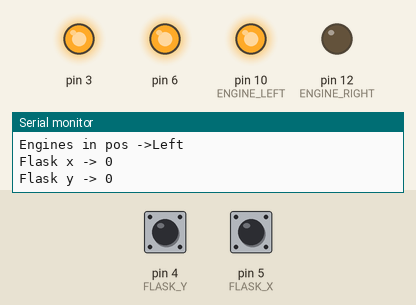
Simulated run of this program. Board: Arduino Nano, built with avr-gcc and run on an emulated ATmega328P. Parts: output pins drawn as LEDs (lit = HIGH), the last lines printed to the serial monitor. Dashed ring = blinking. Inputs (shaded band) come from the test bench; at power-on: pin 4 (FLASK_Y) LOW, pin 5 (FLASK_X) LOW.

Above: at 1.2 s.
1.3 s: pin 4 (FLASK_Y) driven HIGH
At 1.8 s:
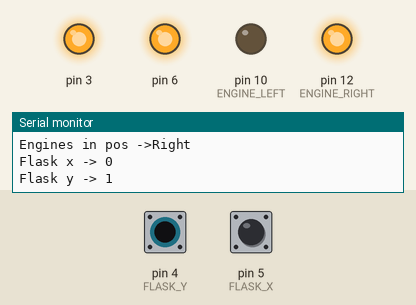
2.9 s: pin 5 (FLASK_X) driven HIGH
At 4.3 s:
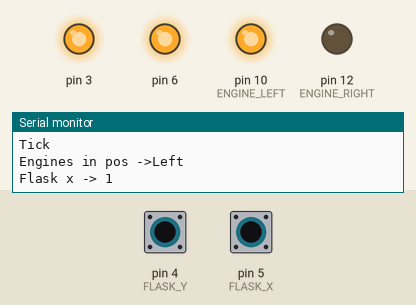
5.9 s: pin 5 (FLASK_X) driven LOW
At 7.2 s:
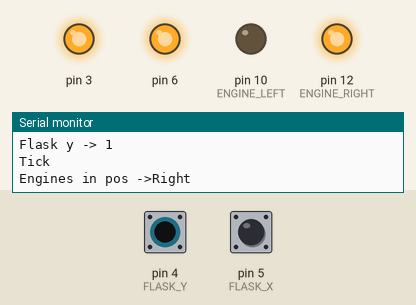
7.5 s: pin 4 (FLASK_Y) driven LOW
At 8.6 s:
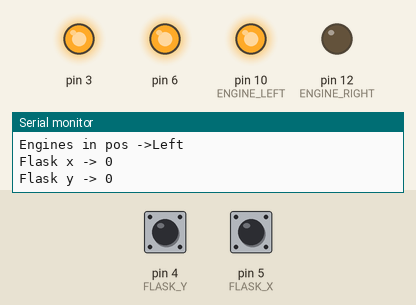
10.5 s: pin 4 (FLASK_Y) pulsed HIGH 2 times (0.12 s each, 0.3 s apart)
At 10.85 s:
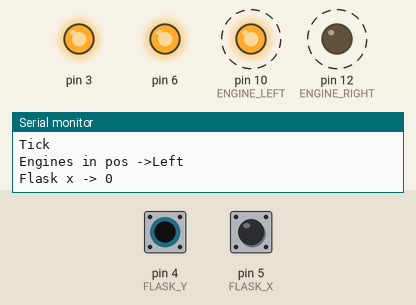
14.1 s: pin 5 (FLASK_X) pulsed HIGH 5 times (0.12 s each, 0.3 s apart)
At 16.6 s:
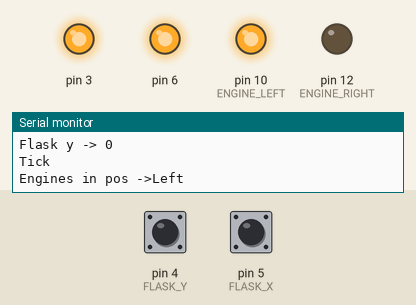
Timing chart, 0 to 18.1 s (numbered marks = the images above; inputs shaded):
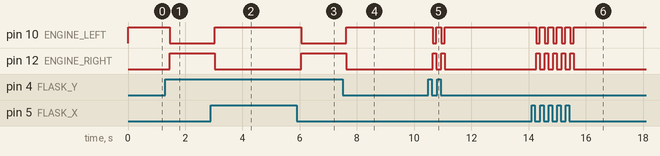

The program:

main.cpp
```cpp
#include <Arduino.h>

// Pins definations
#define FLASK_X       5
#define FLASK_Y       4
#define ENGINE_LEFT  10
#define ENGINE_RIGHT 12


#define LEFT          0
#define RIGHT         1
#define DOWN          0
#define UP            1

// Update flasks rate
#define TICK         10
#define DEBUG         1

#if DEBUG == 1
    #define println(x) Serial.println(x)
    #define print(x) Serial.print(x)
#else
    #define println(x)
    #define print(x)
#endif

enum class Direction{ No, Left, Right, _count };
Direction EngineDirection = Direction::No;

int xFlask = LEFT;
int yFlask = DOWN;

void setEngineDirection(Direction dir)
{
    print("Engines in pos ->");

    switch (dir)
    {
    case Direction::Left:
        digitalWrite(ENGINE_LEFT, HIGH);
        digitalWrite(ENGINE_RIGHT, LOW);
        println("Left");
        break;

    case Direction::Right:
        digitalWrite(ENGINE_LEFT, LOW);
        digitalWrite(ENGINE_RIGHT, HIGH);
        println("Right");
        break;

    case Direction::No:
        digitalWrite(ENGINE_LEFT, LOW);
        digitalWrite(ENGINE_RIGHT, LOW);
        println("No");
        break;
    }
}


Direction getDirectionFromFlasks()
{
    if (xFlask == LEFT && yFlask == DOWN) {
        return Direction::Left;
    }
    else if (xFlask == LEFT && yFlask == UP) {
        return Direction::Right;
    }
    else if (xFlask == RIGHT && yFlask == DOWN) {
        return Direction::Right;
    }
    else if (xFlask == RIGHT && yFlask == UP) {
        return Direction::Left;
    }
    return Direction::No;
}

void setup()
{
    pinMode(ENGINE_LEFT, OUTPUT);
    pinMode(ENGINE_RIGHT, OUTPUT);
    pinMode(FLASK_X, INPUT);
    pinMode(FLASK_Y, INPUT);
    pinMode(FLASK_Y-1, OUTPUT);
    digitalWrite(FLASK_Y-1, HIGH);
    pinMode(FLASK_X+1, OUTPUT);
    digitalWrite(FLASK_X+1, HIGH);

#if DEBUG == 1
    Serial.begin(9600);
#endif
}


uint32_t timer = 0;
int xPrev = xFlask;
int yPrev = yPrev;
void tick()
{
    int x = digitalRead(FLASK_X);
    int y = digitalRead(FLASK_Y);

    print("Flask x -> ");
    println(x);
    print("Flask y -> ");
    println(y);

    if (millis() - timer >= TICK){

        if (xPrev == x) xFlask = x;
        if (yPrev == y) yFlask = y;

        timer = millis();

        println("Tick");
    }

    xPrev = x;
    yPrev = y;
}

void loop()
{
    tick();

    EngineDirection = getDirectionFromFlasks();
    setEngineDirection(EngineDirection);
}
```

Measured:
- after the input at 1.3 s, pin 10 (ENGINE_LEFT): HIGH → LOW after 0.16 s; pin 12 (ENGINE_RIGHT): LOW → HIGH after 0.16 s
- after the input at 2.9 s, pin 10 (ENGINE_LEFT): LOW → HIGH after 0.13 s; pin 12 (ENGINE_RIGHT): HIGH → LOW after 0.13 s
- after the input at 5.9 s, pin 10 (ENGINE_LEFT): HIGH → LOW after 0.15 s; pin 12 (ENGINE_RIGHT): LOW → HIGH after 0.15 s
- after the input at 7.5 s, pin 10 (ENGINE_LEFT): LOW → HIGH after 0.12 s; pin 12 (ENGINE_RIGHT): HIGH → LOW after 0.12 s
- after the input at 10.5 s, pin 10 (ENGINE_LEFT): alternates HIGH for 0.18 s and LOW for 0.12 s, 4 changes in all, then stays HIGH, starting after 0.14 s; pin 12 (ENGINE_RIGHT): alternates HIGH for 0.12 s and LOW for 0.18 s, 4 changes in all, then stays LOW, starting after 0.14 s
- after the input at 14.1 s, pin 10 (ENGINE_LEFT): alternates HIGH for 0.18 s and LOW for 0.12 s, 10 changes in all, then stays HIGH, starting after 0.16 s; pin 12 (ENGINE_RIGHT): alternates HIGH for 0.12 s and LOW for 0.18 s, 10 changes in all, then stays LOW, starting after 0.16 s
